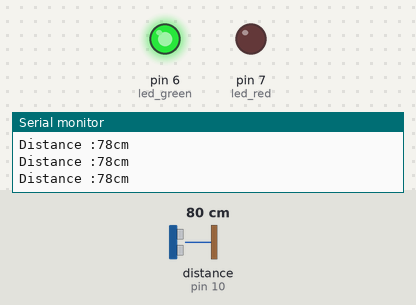
A sketch run on a simulated Arduino Uno, built with avr-gcc and run on an emulated ATmega328P. On the bench: output pins drawn as LEDs (lit = HIGH), the last lines printed to the serial monitor. Wiring (from diagram.json): ultrasonic range finder: trigger pin 9; echo pin 10. The inputs (shaded band) are chosen by the test bench; at power-on: distance to the obstacle (sensor on pin 10) 80 cm. The echo pulse lasts 58.3 µs per cm; pins used as bus, display or sensor lines are not drawn.

Above: at 1.3 s.
1.4 s: distance to the obstacle (sensor on pin 10) set to 12 cm
2.9 s: distance to the obstacle (sensor on pin 10) set to 9 cm
At 3.7 s:
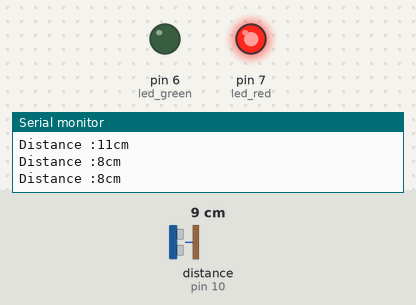
4.5 s: distance to the obstacle (sensor on pin 10) set to 18 cm
At 4.9 s:
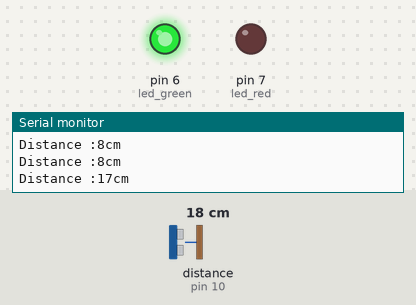
6.0 s: distance to the obstacle (sensor on pin 10) set to 2 cm
At 7.4 s:
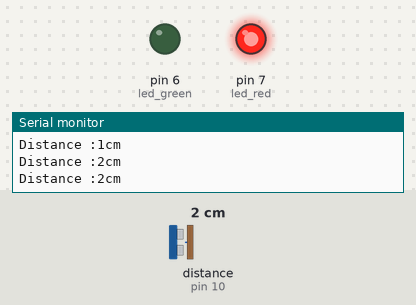
Timing chart, 0 to 8.5 s (numbered marks = the images above; inputs shaded):
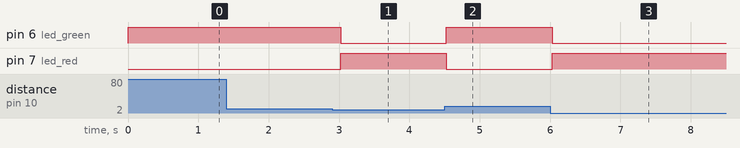

The sketch:

sketch.ino
```cpp
# define trigger 9
# define echo 10
# define led_red 7
#define led_green 6
void setup() {
  // put your setup code here, to run once:
  pinMode(trigger,OUTPUT);
  pinMode(echo, INPUT);
  pinMode(led_red, OUTPUT);
  pinMode(led_green, OUTPUT);
  Serial.begin(9600);

}

void loop() {
  // put your main code here, to run repeatedly:
  long duration;
  int distance ;
  digitalWrite(trigger,LOW);
  delayMicroseconds(2);
  digitalWrite(trigger, HIGH);
  delayMicroseconds(10);
  digitalWrite(trigger, LOW);

  duration=pulseIn(echo,HIGH);
  distance=duration*0.034/2;

  Serial.print("Distance :");
  Serial.print(distance);
Serial.println(( "cm"));
if(distance >0 && distance <10){
  digitalWrite(led_red, HIGH);
  digitalWrite(led_green, LOW);
}
else{
  digitalWrite(led_red, LOW);
  digitalWrite(led_green, HIGH);
}
delay(500);
}
```

Measured:
- the behaviour switches between 11 and 10 cm on distance to the obstacle (sensor on pin 10) (found by bisection; images 0 and 1)
- after the input at 2.9 s, pin 6 (led_green): HIGH → LOW after 0.12 s; pin 7 (led_red): LOW → HIGH after 0.12 s
- after the input at 4.5 s, pin 6 (led_green): LOW → HIGH at once; pin 7 (led_red): HIGH → LOW at once
- after the input at 6.0 s, pin 6 (led_green): HIGH → LOW at once; pin 7 (led_red): LOW → HIGH at once
